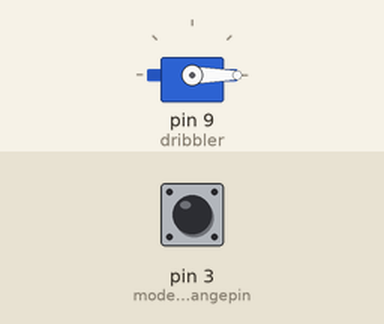
Simulated run of this program. Board: Teensy 4. Shown: servo. The inputs (shaded band) are chosen by the test bench; at power-on: pin 3 (mode_changepin) LOW.

Above: at 11.4 s.
11.5 s: pin 3 (mode_changepin) pulled HIGH for 0.15 s
At 11.57 s:
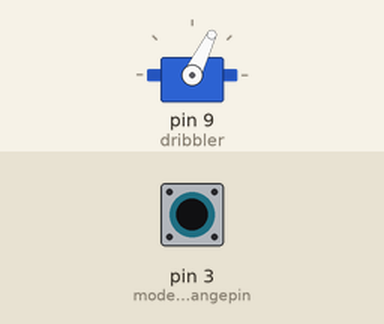
13.1 s: pin 3 (mode_changepin) pulled HIGH for 3.2 s
At 16.8 s:
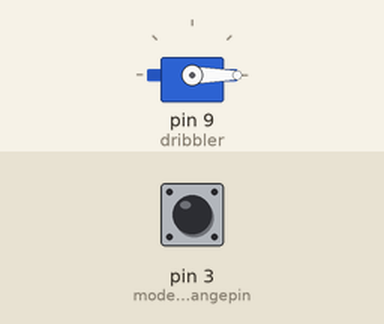
Timing chart, 0 to 18.3 s (numbered marks = the images above; inputs shaded):
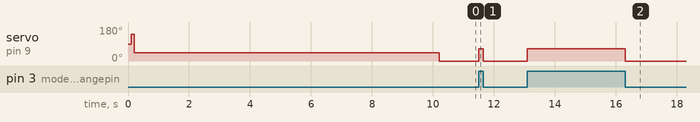

The program:

main.cpp
```cpp
#include <Arduino.h>
#include <Servo.h>

#define mode_changepin 3

int mode_change;

Servo dribbler;

void setup()
{
    dribbler.attach(9);
    pinMode(mode_changepin, INPUT_PULLDOWN);

    delay(100);
    dribbler.writeMicroseconds(2000);
    delay(100);
    dribbler.writeMicroseconds(1000);
    delay(10000);
}

void loop()
{
    mode_change = digitalRead(mode_changepin);
    if (mode_change == 1)
    {
        dribbler.writeMicroseconds(1200);
    }
    else
    {
        dribbler.writeMicroseconds(100);
    }
}
```

Measured:
- after the input at 11.5 s, servo on pin 9 (dribbler): 0° → 64° at once, → 0° 0.15 s later
- after the input at 13.1 s, servo on pin 9 (dribbler): 0° → 64° at once, → 0° 3.2 s later
